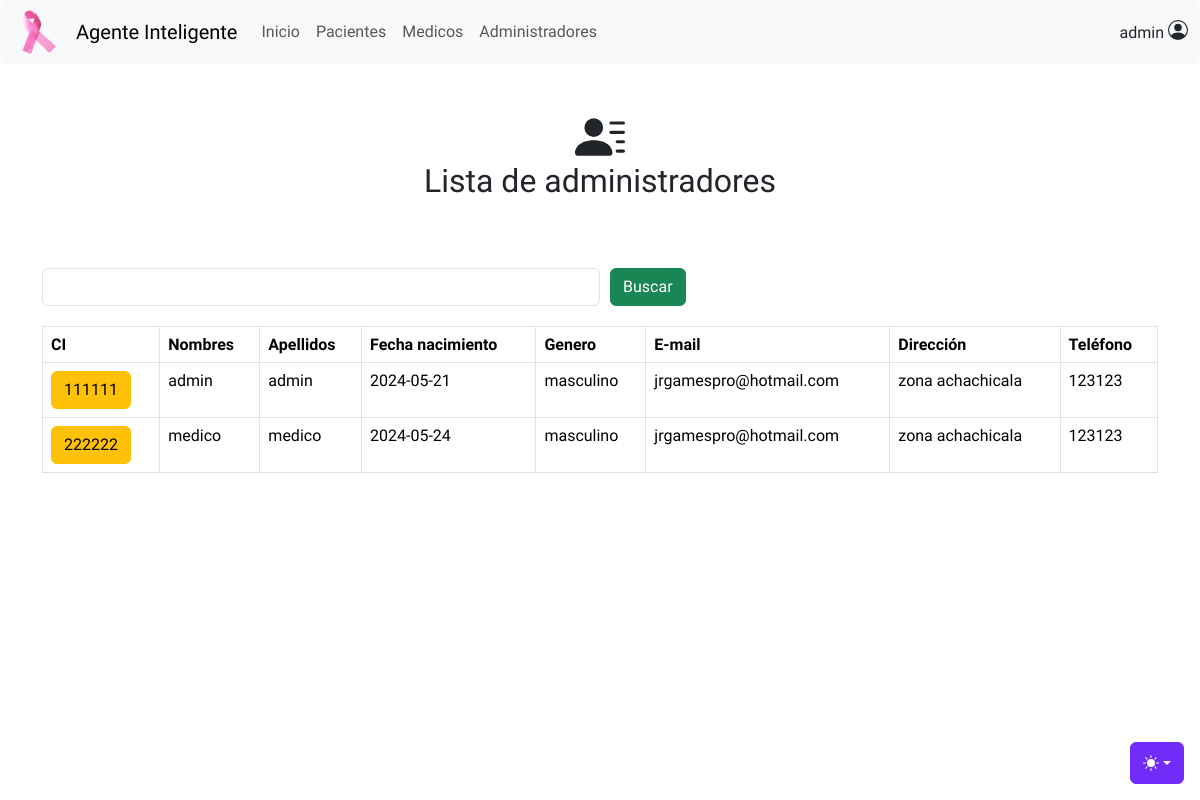
Page /administradores (signed in) on the committed database.
### app/models.py (models this page shows, shortened)
class Persona(db.Model):
    id = db.Column(db.Integer, primary_key=True)
    ci = db.Column(db.Integer, default=0, nullable=False)
    nombres = db.Column(db.String(255), nullable=False)
    apellidos = db.Column(db.String(255), nullable=False)
    fecha_nacimiento = db.Column(db.String(255), nullable=False)
    genero = db.Column(db.String(255), nullable=False)
    email = db.Column(db.String(255), nullable=False)
    direccion = db.Column(db.String(255), nullable=False)
    telefono = db.Column(db.String(255), nullable=False)
    status = db.Column(db.Integer, default=0, nullable=False)

### app/routes/admin.py (the view)
@bp.route('/administradores', methods=["POST","GET"])
def administradoresGetAllPaciente():
    if not session.get('admin_id'):
        return redirect('/admin/')
    if request.method== "POST":
        search=request.form.get('search')
        users = db.session.query(Persona, Admin).join(Admin, Persona.id == Admin.id_persona).filter(Persona.apellidos.like(f'%{search}%')).all()
        return render_template('medico/medicos.html',title='Approve Paciente',users=users)
    else:
        users = db.session.query(Persona, Admin).join(Admin, Persona.id == Admin.id_persona).all()
        return render_template('admin/admin.html',title='Paciente',users=users)

### app/templates/admin/admin.html (shortened to what this page needs)
{% extends "layout.html"%}
{% block content %}
<div class="container">
    <div class="py-5 text-center">
        <h2>Lista de administradores</h2>
        </div>
    <div class="my-2">
        <form action="" method="POST" style="width:100%">
            <div class="d-flex align-items-center">
                <input type="text" name="search" id="search" class="form-control my-1 w-50">
                <button type="submit" class="btn btn-success " style="margin-left:10px;">Buscar</button>
            </div>
        </form>
    </div>
    <div class="my-2">
        <div class="table-responsive">
            <table class="table table-bordered">
                <thead>
                    <tr>
                        <th>CI</th>
                        <th>Nombres</th>
                        <th>Apellidos</th>
                        <th>Fecha nacimiento</th>
                        <th>Genero</th>
                        <th>E-mail</th>
                        <th>Dirección</th>
                        <th>Teléfono</th>
                    </tr>
                </thead>
                <tbody>
                    {% for persona, paciente in users %}
                    <tr>
                        <td><a href="/admin/{{persona.id}}/perfil" class="btn btn-warning">{{persona.ci}}</a></td>
                        <td>{{persona.nombres}}</td>
                        <td>{{persona.apellidos}}</td>
                        <td>{{persona.fecha_nacimiento}}</td>
                        <td>{{persona.genero}}</td>
                        <td>{{persona.email}}</td>
                        <td>{{persona.direccion}}</td>
                        <td>{{persona.telefono}}</td>
                    </tr>
                    {% endfor %}
                </tbody>
            </table>
        </div>
    </div>
</div>
{% endblock content %}

### app/static/assets/css/main.css (style rules this page uses)
* { font-family: "Kodchasan", sans-serif; }

### app/templates/layout.html (style rules this page uses)
.bi { vertical-align: -.125em; fill: currentColor; }

### rows in the picture
Persona: ci "111111", nombres "admin", apellidos "admin", fecha_nacimiento "2024-05-21", genero "masculino", email "jrgamespro@hotmail.com", direccion "zona achachicala", telefono "123123"
Persona: ci "222222", nombres "medico", apellidos "medico", fecha_nacimiento "2024-05-24", genero "masculino", email "jrgamespro@hotmail.com", direccion "zona achachicala", telefono "123123"

### other values in the picture
{{ session.admin_name }} "admin"
